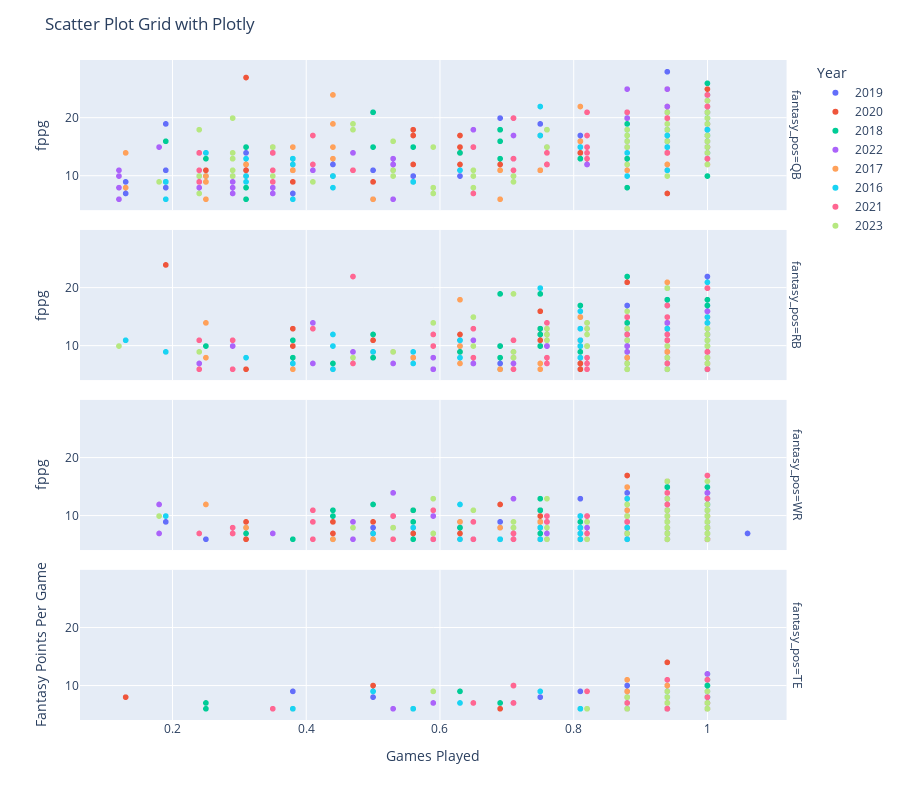

The code cell stored with this chart in its notebook:
### Code cell
import plotly.express as px

percent_played_data = %sql $percent_played

# Sample DataFrame (replace with your actual DataFrame)
data = percent_played_data
df = pd.DataFrame(data)

# Create a scatter plot grid using Plotly
fig = px.scatter(df, x='pgp', y='fppg', color='Year', facet_row='fantasy_pos', hover_name='player')

# Update layout for better display
fig.update_layout(
    title='Scatter Plot Grid with Plotly',
    xaxis_title='Games Played',
    yaxis_title='Fantasy Points Per Game',
    height=800,  # Adjust height for better visibility
)

fig.show()
